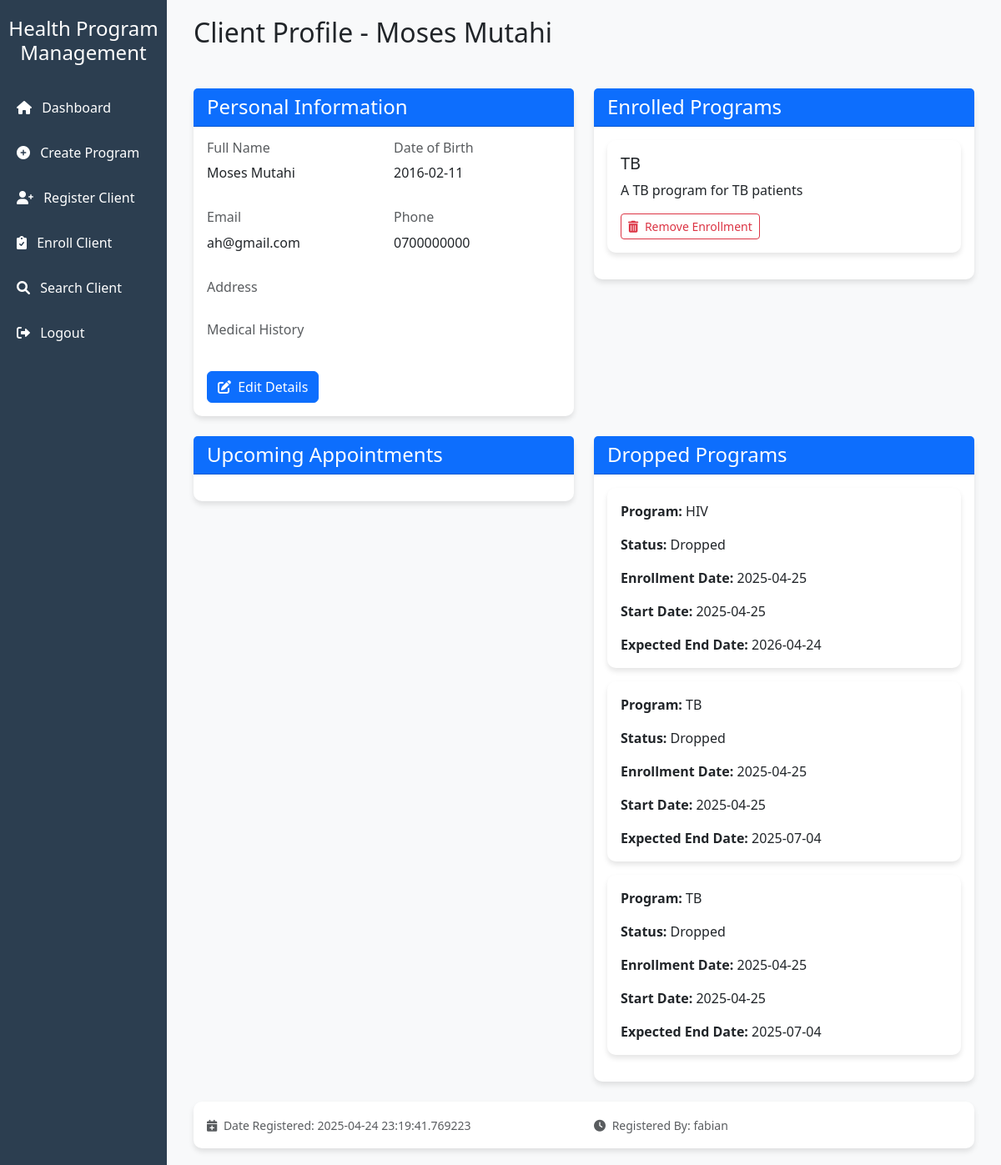
/client/1 (signed in), run on the app's committed database.
### app/model.py (models this page shows, shortened)
class Client(db.Model):
    __tablename__ = 'clients'
    id = db.Column(db.Integer, db.ForeignKey('users.id'), primary_key=True, autoincrement=True)
    full_name = db.Column(db.String(100), nullable=False)
    date_of_birth = db.Column(db.Date, nullable=False)
    gender = db.Column(db.String(10))
    phone = db.Column(db.String(50))
    email = db.Column(db.String(100))
    registered_at = db.Column(db.DateTime, default=datetime.utcnow)
    registered_by = db.Column(db.Integer, db.ForeignKey('users.id', name='fk_client_registered_by'), nullable=False)
    appointments = db.relationship(
        'Appointment',
        back_populates='client',
        foreign_keys='Appointment.client_id'
    )
    enrollments = db.relationship(
        'Enrollment',
        back_populates='client',
        foreign_keys='Enrollment.client_id',
        lazy=True
    )
    registered_by_user = db.relationship(
        'User',
        back_populates='clients_registered',
        foreign_keys=[registered_by]
    )

class Enrollment(db.Model):
    __tablename__ = 'enrollments'
    id = db.Column(db.Integer, primary_key=True, autoincrement=True)
    client_id = db.Column(db.Integer, db.ForeignKey('clients.id'), nullable=False)
    program_id = db.Column(db.Integer, db.ForeignKey('programs.id'), nullable=False)
    status_id = db.Column(db.Integer, db.ForeignKey('status.id'), nullable=False)
    enrollment_date = db.Column(db.Date, nullable=False)
    start_date = db.Column(db.Date, nullable=False)
    end_date = db.Column(db.Date, nullable=False)
    notes = db.Column(db.Text)
    client = db.relationship(
        'Client',
        back_populates='enrollments',
        foreign_keys=[client_id]
    )
    program = db.relationship(
        'Program',
        back_populates='enrollments',
        foreign_keys=[program_id]
    )
    status = db.relationship(
        'Status',
        backref='enrollments',
        foreign_keys=[status_id]
    )

class Program(db.Model):
    __tablename__ = 'programs'
    id = db.Column(db.Integer, primary_key=True, autoincrement=True)
    name = db.Column(db.String(100), nullable=False)
    description = db.Column(db.Text)
    start_date = db.Column(db.Date, nullable=False)
    duration = db.Column(db.Integer, nullable=False)  # Duration in weeks
    enrollments = db.relationship(
        'Enrollment',
        back_populates='program',
        lazy=True
    )
    """
    # status for enrollment (Enrolled, Completed, Dropped)
        1 = name='Enrolled' , description='Enrolled in the program'
        2 = name='Completed' , description='Completed the program'
        3 = name='Dropped' , description='Dropped out of the program'

    # appointment notification (sent, is-read)
        4 = name='sent' , description='sent appointment'
        5 = name='is-read' , description='is-read appointment'

    # appointment status (Pending, Confirmed, Cancelled)
        6 = name='Pending' , description='Pending appointment's
        7 = name='Confirmed' , description='Confirmed appointment'
        8 = name='Cancelled' , description='Cancelled appointment'
    """

class Status(db.Model):
    __tablename__ = 'status'
    id = db.Column(db.Integer, primary_key=True, autoincrement=True)
    name = db.Column(db.String(100), nullable=False)
    description = db.Column(db.Text)

class User(UserMixin, db.Model):
    __tablename__ = 'users'
    ROLES = ['admin', 'doctor', 'client']
    id = db.Column(db.Integer, primary_key=True, autoincrement=True)
    username = db.Column(db.String(100), nullable=False)
    email = db.Column(db.String(100))
    phone = db.Column(db.String(50))
    password_hash = db.Column(db.String(256), nullable=False)
    role = db.Column(db.String(50), nullable=False)
    created_at = db.Column(db.DateTime, default=datetime.utcnow)
    last_login = db.Column(db.DateTime, default=datetime.utcnow)
    doctor_appointments = db.relationship(
        'Appointment',
        back_populates='doctor',
        foreign_keys='Appointment.doctor_id'
    )
    clients_registered = db.relationship(
        'Client',
        back_populates='registered_by_user',
        foreign_keys='Client.registered_by'
    )

### app/routes.py (the view)
@main.route('/client/<client_id>')
@login_required # This ensures that the user is logged in before viewing a client's profile
def client_profile(client_id):
    client = Client.query.get_or_404(client_id)
    enrollments = Enrollment.query.filter_by(client_id=client_id, status_id=1).all()
    appointments = Appointment.query.filter_by(client_id=client_id).all()
    dropped_enrollments = Enrollment.query.filter_by(client_id=client_id, status_id=3).all()
    return render_template('client_profile.html', client=client, enrollments=enrollments, appointments=appointments, dropped_enrollments=dropped_enrollments)

### app/__init__.py (called while the page is built)
@login_manager.user_loader
def load_user(user_id):
    return User.query.get(int(user_id))

### app/utils.py (called while the page is built)
def login_required(f):
    @wraps(f)
    def decorated_function(*args, **kwargs):
        if not current_user.is_authenticated:
            flash("You need to be logged in to access this page.", "warning")
            return redirect(url_for('main.login'))
        return f(*args, **kwargs)
    return decorated_function

### app/templates/client_profile.html (shortened to what this page needs)
{% extends "base.html" %}
{% block content %}
<div class="container-fluid">
    <div class="row mb-4">
        <div class="col-12">
            <h2 class="mb-4">Client Profile - {{ client.full_name }}</h2>
        </div>
    </div>
    <div class="row">
        <div class="col-md-6">
            <div class="card mb-4">
                <div class="card-header bg-primary text-white">
                    <h4 class="mb-0">Personal Information</h4>
                </div>
                <div class="card-body">
                    <div class="row mb-3">
                        <div class="col-md-6">
                            <h6 class="text-muted">Full Name</h6>
                            <p class="mb-3">{{ client.full_name }}</p>
                        </div>
                        <div class="col-md-6">
                            <h6 class="text-muted">Date of Birth</h6>
                            <p class="mb-3">{{ client.date_of_birth }}</p>
                        </div>
                    </div>
                    <div class="row mb-3">
                        <div class="col-md-6">
                            <h6 class="text-muted">Email</h6>
                            <p class="mb-3">{{ client.email }}</p>
                        </div>
                        <div class="col-md-6">
                            <h6 class="text-muted">Phone</h6>
                            <p class="mb-3">{{ client.phone }}</p>
                        </div>
                    </div>
                    <div class="row mb-3">
                        <div class="col-12">
                            <h6 class="text-muted">Address</h6>
                        </div>
                    </div>
                    <div class="row">
                        <div class="col-12">
                            <h6 class="text-muted">Medical History</h6>
                        </div>
                    </div>
                    <div class="mt-4">
                        <a href="{{ url_for('main.edit_client', client_id=client.id) }}" class="btn btn-primary me-2">
                            <i class="fas fa-edit me-1"></i> Edit Details
                        </a>
                    </div>
                </div>
            </div>
        </div>
        <div class="col-md-6">
            <div class="card">
                <div class="card-header bg-primary text-white">
                    <h4 class="mb-0">Enrolled Programs</h4>
                </div>
                <div class="card-body">
                    {% if enrollments %}
                        {% for enrollment in enrollments %}
                        <div class="card mb-3">
                            <div class="card-body">
                                <div class="d-flex justify-content-between align-items-center mb-2">
                                    <h5 class="card-title mb-0">{{ enrollment.program.name }}</h5>
                                    <span class="badge bg-{{ enrollment.status.status_color }}">{{ enrollment.status.name }}</span>
                                </div>
                                <p class="card-text">{{ enrollment.program.description }}</p>
                                <div class="mt-3">
                                    <a href="{{ url_for('main.remove_enrollment', enrollment_id=enrollment.id) }}"
                                       class="btn btn-outline-danger btn-sm"
                                       onclick="return confirm('Are you sure you want to remove this enrollment?')">
                                        <i class="fas fa-trash-alt me-1"></i> Remove Enrollment
                                    </a>
                                </div>
                            </div>
                        </div>
                        {% endfor %}
                    {% else %}
                        <div class="alert alert-info">
                            <i class="fas fa-info-circle me-2"></i> No program enrollments found.
                        </div>
                    {% endif %}
                </div>
            </div>
        </div>
        <div class="col-md-6">
            <div class="card">
                <div class="card-header bg-primary text-white">
                    <h4 class="mb-0">Upcoming Appointments</h4>
                </div>
                <div class="card-body">
                </div>
            </div>
        </div>
        <div class="col-md-6">
            <div class="card">
                <div class="card-header bg-primary text-white">
                    <h4 class="mb-0">Dropped Programs</h4>
                </div>
                <div class="card-body">
                    {% if dropped_enrollments %}
                        {% for enrollment in dropped_enrollments %}
                        <div class="card mb-3">
                            <div class="card-body">
                                <p class="card-text"><strong>Program:</strong> {{ enrollment.program.name }}</p>
                                <p class="card-text"><strong>Status:</strong> {{ enrollment.status.name }}</p>
                                <p class="card-text"><strong>Enrollment Date:</strong> {{ enrollment.enrollment_date }}</p>
                                <p class="card-text"><strong>Start Date:</strong> {{ enrollment.start_date }}</p>
                                <p class="card-text"><strong>Expected End Date:</strong> {{ enrollment.end_date }}</p>
                            </div>
                        </div>
                        {% endfor %}
                    {% endif %}
                </div>
            </div>
        </div>
    </div>
    <div class="row mt-4">
        <div class="col-12">
            <div class="card">
                <div class="card-body">
                    <div class="row">
                        <div class="col-md-6">
                            <small class="text-muted">
                                <i class="fas fa-calendar-plus me-1"></i> Date Registered: {{ client.registered_at}}
                            </small>
                        </div>
                        <div class="col-md-6">
                            <small class="text-muted">
                                <i class="fas fa-clock me-1"></i> Registered By: {{ client.registered_by_user.username }}
                            </small>
                        </div>
                    </div>
                </div>
            </div>
        </div>
    </div>
</div>
{% endblock %}

### app/templates/base.html (style rules this page uses)
:root { --primary-color: #2c3e50; --secondary-color: #3498db; --accent-color: #e74c3c; --light-bg: #f8f9fa; }
body { font-family: 'Segoe UI', Tahoma, Geneva, Verdana, sans-serif; background-color: var(--light-bg); }
.card { border: none; border-radius: 10px; box-shadow: 0 4px 6px rgba(0, 0, 0, 0.1); transition: transform 0.3s; }

### data on the page
Client: full_name "Moses Mutahi", date_of_birth "2016-02-11", email "ah@gmail.com", phone "0700000000", registered_at "2025-04-24 23:19:41.769223"
Enrollment: program.name "TB", program.description "A TB program for TB patients"
Enrollment: program.name "HIV", status.name "Dropped", enrollment_date "2025-04-25", start_date "2025-04-25", end_date "2026-04-24"
Enrollment: program.name "TB", status.name "Dropped", enrollment_date "2025-04-25", start_date "2025-04-25", end_date "2025-07-04"
Enrollment: program.name "TB", status.name "Dropped", enrollment_date "2025-04-25", start_date "2025-04-25", end_date "2025-07-04"
User: registered_by_user.username "fabian"
